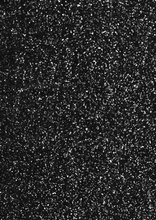
%> input picture Example/a1.jpg, 156 x 220 px, shrunk from 512 x 720 before the run
$ octave Code.m   (GNU Octave 9; MATLAB toolbox functions it lacks are replaced by stand-ins)
%> lines starting %> are read from the running program, lines starting %| are printed output that depends on the picture; long printed decimals are rounded
%!%%%%%%%%%%%%%%%%%%%%%%%%%%%%%%%%%%%%%%%%%%%%%%%%%%%%%%!%
%       Particle Image Velocimetry (PIV) code!           %
%      Developed by A. F. Forughi (March, 2014)          %
%   Mech. Eng Dept., The University of British Columbia  %
%!%%%%%%%%%%%%%%%%%%%%%%%%%%%%%%%%%%%%%%%%%%%%%%%%%%%%%%!%

clc
clear all;
tic
% cd('C:\pictures') %Location

img1 = imread('a1.jpg'); %Input 1st frame
%> img1 is the input picture: size 220x156x3 uint8; min 0, max 253, mean 42.4
img2 = imread('a2.jpg'); %Input 2nd frame
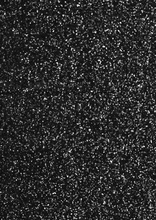
%> input picture Example/a2.jpg, 156 x 220 px, shrunk from 512 x 720 before the run
%> img2 is the input picture: size 220x156x3 uint8; min 0, max 255, mean 44.5

icorr=0;            %Number of Correction Cycle
Rlimit=0.4;         %Minimum valid R:

iw=31; %Interrodation Windows Sizes (pixel)
sw=70; %Search Windows Sizes (sw > iw) (pixel)

iw=2*round(iw/2)-1; %Even->Odd
sw=2*round(sw/2)-1;

scale=1.0;  %spatial scale (unit = m/pixel)
tscale=1.0; %time step = 1/frame_rate (unit= s/frame)


%Converting RGB to Grayscale if need be:
sz=size(size(img1));
%> sz = [1 3]
if sz(2)>=3 %RGB
    a1 = double(img1(:,:,1)+img1(:,:,2)+img1(:,:,3))/3.0;
    a2 = double(img2(:,:,1)+img2(:,:,2)+img2(:,:,3))/3.0;
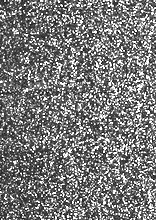
%> a2: size 220x156 double; min 0, max 85, mean 40.8; drawn with min black and max white
    disp('RGB->GREYSCALE....Done!')
else   %GREYSCALE
    a1 = double(img1(:,:));
    a2 = double(img2(:,:));
end
a=flip(a1',2);b=flip(a2',2);[ia,ja] = size(a);
%> after `a=flip(a1',2)`:
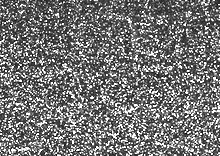
%> a: size 156x220 double; min 0, max 85, mean 39.1; mean of the top-left, top-right, bottom-left and bottom-right quarters 36.4, 36.9, 41, 42.1; drawn with min black and max white
%> after `b=flip(a2',2)`:
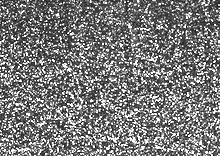
%> b: size 156x220 double; min 0, max 85, mean 40.8; mean of the top-left, top-right, bottom-left and bottom-right quarters 37.6, 38.8, 42.7, 44.2; drawn with min black and max white
%> after `[ia,ja] = size(a)`: ia = 156; ja = 220


%Calculating Size of Matrices:
im=2*floor((ia-iw)/(iw-1)); %Number of I.W.s in x direction
%> im = 8
jm=2*floor((ja-iw)/(iw-1)); %Number of I.W.s in y direction
%> jm = 12

vecx(1:im,1:jm)=0.;%x-Displacement
vecy(1:im,1:jm)=0.;%y-Displacement
vec(1:im,1:jm)=0.; %Magnification
rij(1:im,1:jm)=0.; %Correlation coeff.
R(1:sw-iw+1,1:sw-iw+1)=0.; %Correlation Matrix
margin=1;%floor((sw-iw)/floor(iw-1)+2);

for j=1:jm % ID of I.W. in j
    for i=1:im % ID of I.W. in i
        i1=(i-1)*(iw-1)/2+1;  %left bound
        ii1=i1+iw;  %right bound
        j1=(j-1)*(iw-1)/2+1;  %bottom bound
        jj1=j1+iw;  %top bound

        %Searching:
        R(1:sw-iw+1,1:sw-iw+1)=-1.0;
        for jj=1:sw-iw+1  % j-search
            for ii=1:sw-iw+1  % i-search
                if ((i1+ii-(sw-iw)/2-1>=1)&&(ii1+ii-(sw-iw)/2-1<=ia)&&(j1+jj-(sw-iw)/2-1>=1)&&(jj1+jj-(sw-iw)/2-1<=ja))
                    R(ii,jj)=corr2(b(i1+ii-(sw-iw)/2-1:ii1+ii-(sw-iw)/2-1,j1+jj-(sw-iw)/2-1:jj1+jj-(sw-iw)/2-1),a(i1:ii1,j1:jj1));
                end
            end
        end

        R(isnan(R)==1)=-1; %Removing NaN(s)
        %Finding Location of maximum R
        [maxR,Y]=max(max(R));   %Y:location of maximum R
        [maxR,X]=max(max(R'));  %X:location of maximum R

        if (maxR>=Rlimit)   %condition for removing unacceptable R coefficients
            if ((X<=1)||(Y<=1)||(X>=(sw-iw+1))||(Y>=(sw-iw+1)))
                vecx(i,j)=X-(sw-iw)/2-1;
                vecy(i,j)=Y-(sw-iw)/2-1;
            else
                c=(R(X+1,Y)+R(X-1,Y)-2*R(X,Y))*(R(X,Y+1)+R(X,Y-1)-2*R(X,Y)); %(zero check!)
                if (c==0.)
                    vecx(i,j)=X-(sw-iw)/2-1;
                    vecy(i,j)=Y-(sw-iw)/2-1;
                else
                    vecx(i,j)=X-(sw-iw)/2-1-(R(X+1,Y)-R(X-1,Y))/(2*(R(X+1,Y)+R(X-1,Y)-2*R(X,Y)));
                    vecy(i,j)=Y-(sw-iw)/2-1-(R(X,Y+1)-R(X,Y-1))/(2*(R(X,Y+1)+R(X,Y-1)-2*R(X,Y)));
                end
            end
        else    %Low R:
            vecx(i,j)=0.;
            vecy(i,j)=0.;
        end
        vec(i,j)=sqrt(vecx(i,j)^2+vecy(i,j)^2);
        rij(i,j)=maxR;
    end
    disp([num2str(floor(100*j/jm)),'% passed']); %Progress (%)
end
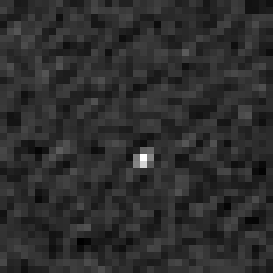
%> R: size 39x39 double (shown 7 times larger); min -0.115, max 0.518, mean -0.000796; drawn with min black and max white
%> after the loop, c = 0.306
disp('Done!');

%% Bad Vectors:
disorder=0;
for ii=1:icorr %Correction Cycle
    for j=2:jm-1
        for i=2:im-1
            if ((((vecx(i+1,j)*vecx(i-1,j))>0.)&&((vecx(i+1,j)*vecx(i,j))<0.))||(rij(i,j)<Rlimit))
                vecx(i,j)=0.25*(vecx(i+1,j)+vecx(i-1,j)+vecx(i,j+1)+vecx(i,j-1));
                vecy(i,j)=0.25*(vecy(i+1,j)+vecy(i-1,j)+vecy(i,j+1)+vecy(i,j-1));
                disorder=disorder+1;
            end
            if (((vecy(i,j+1)*vecy(i,j-1))>0.)&&((vecy(i,j+1)*vecy(i,j))<0.)||(rij(i,j)<Rlimit))
                vecx(i,j)=0.25*(vecx(i+1,j)+vecx(i-1,j)+vecx(i,j+1)+vecx(i,j-1));
                vecy(i,j)=0.25*(vecy(i+1,j)+vecy(i-1,j)+vecy(i,j+1)+vecy(i,j-1));
                disorder=disorder+1;
            end
            vec(i,j)=sqrt(vecx(i,j)^2+vecy(i,j)^2);
        end
    end
end
%> after the loop, disorder = 0

%% Exporting:
% Applying spatiotemporal scales:
x(1:im,1:jm)=0.;y(1:im,1:jm)=0.;u(1:im,1:jm)=0.;v(1:im,1:jm)=0.;vel(1:im,1:jm)=0.;
for j=1:jm
    for i=1:im
        x(i,j)=(i*(iw-1)/2)*scale;
        y(i,j)=(j*(iw-1)/2)*scale;
        u(i,j)=vecx(i,j)*scale/tscale;
        v(i,j)=vecy(i,j)*scale/tscale;
        vel(i,j)=vec(i,j)*scale/tscale;
    end
end
figure
contourf(x,y,rij(:,:));
colormap(jet);
colorbar;
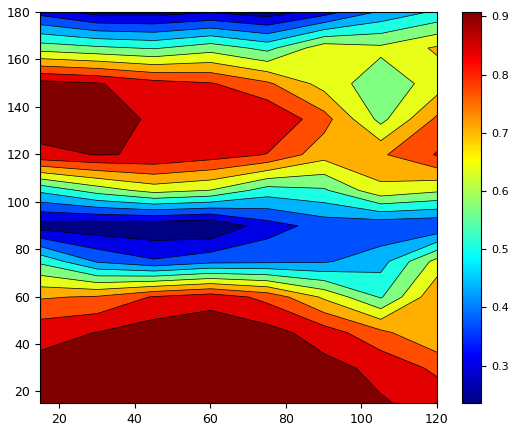
%> figure redrawn from the program's plot data
% hold on
figure
quiver (x, y, u, v,'black');
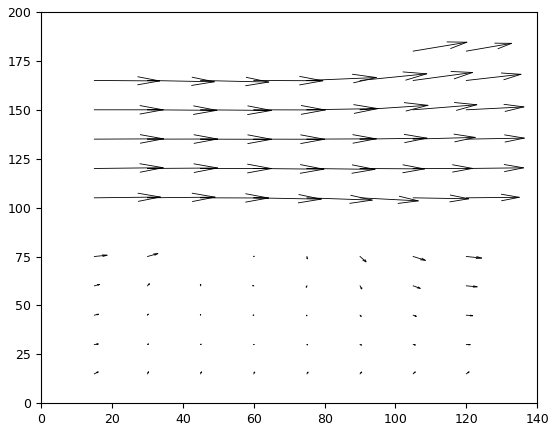
%> figure redrawn from the program's plot data; highest point at x = 120.1, y = 184.5; highest point at x = 114.6, y = 184.7

%Statistics:
disp(['IW= ', num2str(iw)]);
disp(['SW= ', num2str(sw)]);
disp('******************************************')
disp(['Rlimit= ', num2str(Rlimit)])
disp(['iCorr= ', num2str(icorr)]);
disp(['Total Correction number= ', num2str(disorder)]);
%| Total Correction number= 0
disp('******************************************')
disp(['R_mean= ', num2str(sum(sum(rij))/(im*jm))]);
%| R_mean= 0.6958
disp(['R_max= ', num2str(max(max(rij)))]);
%| R_max= 0.9747
disp(['R_min= ', num2str(min(min(rij)))]);
%| R_min= 0.2353
disp('******************************************')
disp(['|v|_mean= ', num2str(sum(sum(vec))/(im*jm))]);
%| |v|_mean= 2.2026
disp(['|v|_max= ', num2str(max(max(vec)))]);
%| |v|_max= 5.1889
disp(['|v|_min= ', num2str(min(min(vec)))]);
%| |v|_min= 0
disp('******************************************')
disp(['vx_mean= ', num2str(sum(sum(vecx))/(im*jm))]);
%| vx_mean= 2.1527
disp(['vx_max= ', num2str(max(max(vecx)))]);
%| vx_max= 5.1889
disp(['vx_min= ', num2str(min(min(vecx)))]);
%| vx_min= -0.0714
disp('******************************************')
disp(['vy_mean= ', num2str(sum(sum(vecy))/(im*jm))]);
%| vy_mean= 0.06884
disp(['vy_max= ', num2str(max(max(vecy)))]);
%| vy_max= 1.1695
disp(['vy_min= ', num2str(min(min(vecy)))]);
%| vy_min= -0.6966
disp('******************************************')

% Exporting to tecplot (results.plt):
fid=fopen('result.plt','w');
fprintf(fid,'VARIABLES= X,Y,U,V,Vel,R\n');
fprintf(fid,'ZONE I=');
fprintf(fid,'%d',im);
fprintf(fid,',J=');
fprintf(fid,'%d',jm);
fprintf(fid,' F=POINT\n');
for j=1:jm
    for i=1:im
        fprintf(fid,'%f %f %f %f %f %f\n',x(i,j),y(i,j),u(i,j),v(i,j),vel(i,j),rij(i,j));
    end
end
fclose(fid);
toc
